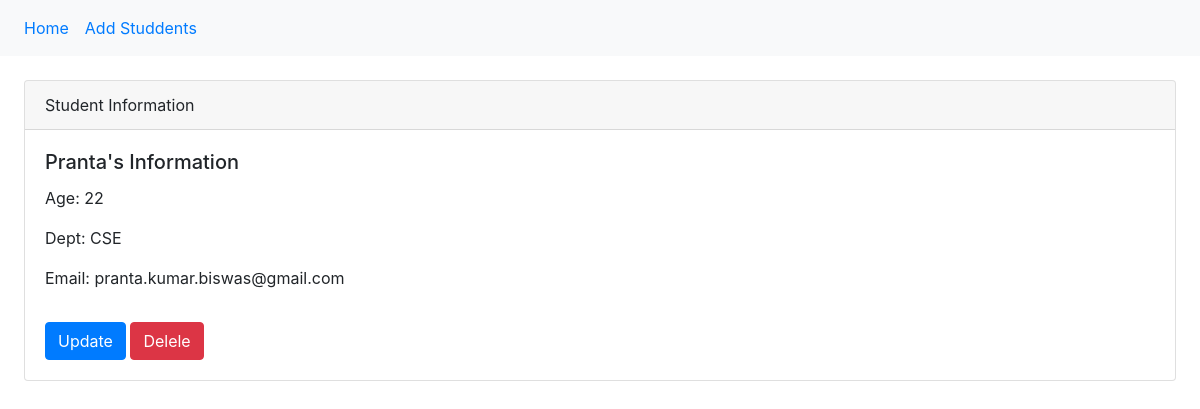
The page /student_info/12 on the database its author committed.
### first_app/models.py (models this page shows, shortened)
class StudentModel(models.Model):
    name = models.CharField(max_length=50)
    age = models.IntegerField()
    dept = models.CharField( max_length=50)
    email = models.EmailField( max_length=254)

### first_app/views.py (the view)
# urls.py: path('student_info/<int:student_id>',views.student_info, name="student_info"),
def student_info(request, student_id):
    student_info = StudentModel.objects.get(pk=student_id)
    diction={'student_info':student_info}
    return render(request, 'first_app/student_info.html', context = diction)

### templates/first_app/student_info.html
{% extends 'first_app/base.html' %}
{% block body_block %}
<div class="card m-4">
    <div class="card-header">Student Information</div>
    <div class="card-body">
    <h5 class="card-title">{{student_info.name}}'s Information</h5>
    <p class="card-text">Age: {{ student_info.age }}</p>
    <p class="card-text">Dept: {{ student_info.dept }}</p>
    <p class="card-text">Email: {{ student_info.email }}</p>
    <a href="{% url 'first_app:update_info' student_id=student_info.id %}" class="mt-3 btn btn-primary">Update</a>
    <a href="{% url 'first_app:delete_info' student_id=student_info.id %}" class="mt-3 btn btn-danger">Delele</a>
    </div>
</div>
{% endblock body_block %}

### rows shown on the page
StudentModel: name "Pranta", age "22", dept "CSE", email "pranta.kumar.biswas@gmail.com"
